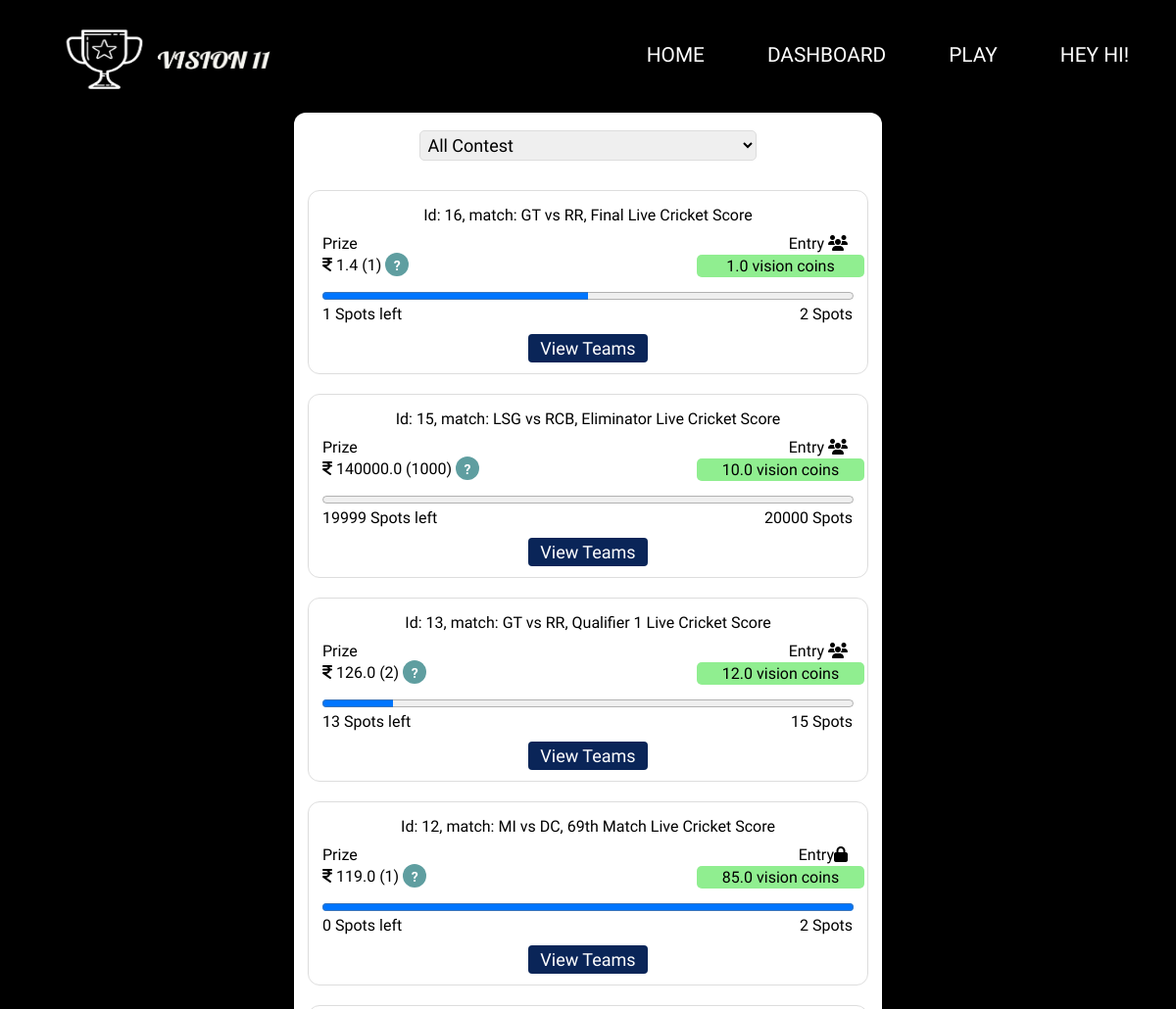
The page /mycontests (signed in, upper part) on the database as committed earlier.
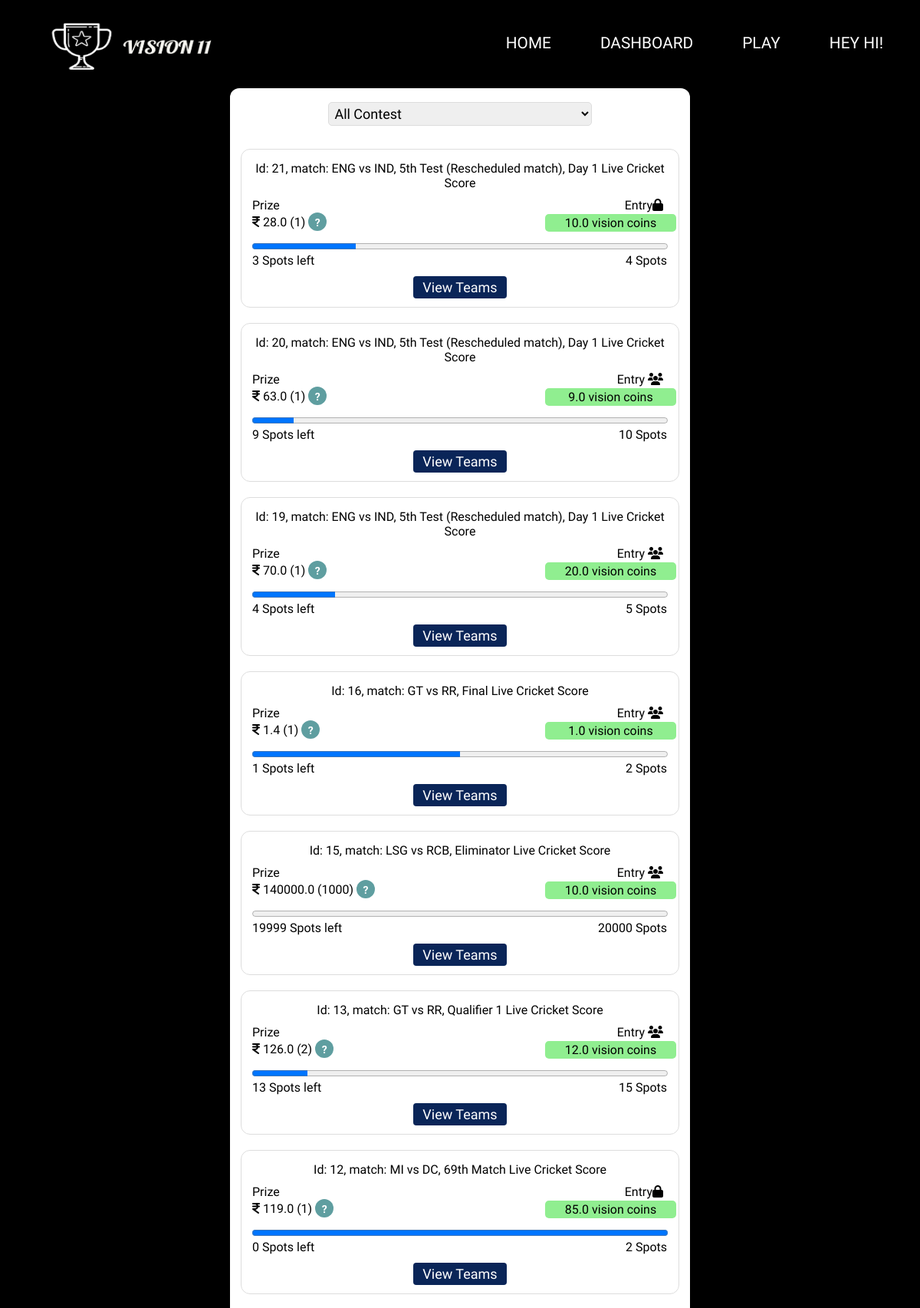
The same page on the database as committed later.
### mainAPP/models.py (models this page shows, shortened)
class Contest(models.Model):
    match_id = models.ForeignKey(
        Match,
        on_delete=models.CASCADE
    )
    user = models.ManyToManyField(
        User1,
        blank=True
    )
    entry_fee = models.FloatField(
        default=1
    )
    fee_type = models.CharField(
        max_length=20,
        default='vision candies'
    )
    length = models.IntegerField(
        default=1
    )
    price_fee = models.FloatField(
        default=0
    )
    teams = models.ManyToManyField(
        to=UserTeam,
        blank=True
    )
    reward_claimed = models.BooleanField(
        default=False
    )
    contest_type = models.CharField(
        default="public",
        max_length=25
    )
    password = models.CharField(
        max_length=128,
        null=True,
        blank=True
    )
    no_of_winners = models.IntegerField(
        default=1
    )
    price_distribution_array = models.TextField(
        null=True,
        blank=True
    )
    is_equal_distribute = models.BooleanField(
        default=True
    )

class Match(models.Model):
    url = models.TextField(
        unique=True
    )
    title = models.TextField(
        null=True,
        blank=True
    )
    time = models.DateTimeField()
    match_pause_time = models.DateTimeField(
        null=True,
        blank=True
    )
    name = models.CharField(
        max_length=100,
        null=True,
        blank=True
    )
    team1 = models.CharField(
        max_length=60,
        null=True,
        blank=True
    )
    team2 = models.CharField(
        max_length=60,
        null=True,
        blank=True
    )
    is_test_match = models.BooleanField(
        default=False
    )
    is_match_end = models.BooleanField(
        default=False
    )
    team1_img = models.TextField(
        null=True,
        blank=True
    )
    team2_img = models.TextField(
        null=True,
        blank=True
    )

### mainAPP/views.py (the view)
# urls.py: path('mycontests',views.RenderUserContest),
@login_required(login_url='/accounts/login')
def RenderUserContest(request):
    try:
        return vision11_render().render_usercontest(request)
    except:
        return redirect('/')

### templates/usercontest.html (shortened to what this page needs)
{% load static %}
<!DOCTYPE html>
<html lang="en">
<head>
    <link rel="stylesheet" href="{% static 'css/usercontest.css' %}">
    <link rel="stylesheet" href="https://stackpath.bootstrapcdn.com/font-awesome/4.7.0/css/font-awesome.min.css">
    <link rel="stylesheet" href="{% static 'css/navbar.css' %}">
</head>
<body>
    {% include 'navbar.html' %}
    <div class="multicolorbg">
        <div class="box" id="box">
            <select name="contestfilter" id="user_team" onchange="change_filter(id)">
                <option value="All Contest">All Contest</option>
              </select>
            <div class="allcontest" id="allcontest">
            {% for contest,slot,per in contests %}
                <div class="contest">
                    <div class="mathc_name">
                        <span>Id: {{ contest.id }}, match: {{ contest.match_id.title }}</span>
                    </div>
                    <div class="maincont">
                        <div class="heade">
                            <span class="prz">Prize</span>
                            {% if contest.contest_type == 'public' %}
                            <span class="entr">Entry <i class="fa fa-users" aria-hidden="true"></i>
                            </span>
                            {% else %}
                            <span class="entr">Entry<i class="fa fa-lock" aria-hidden="true"></i>
                            </span>
                            {% endif %}
                        </div>
                        <div class="money_container">
                            <span id="prize" class="prize"><i class="fa fa-inr" aria-hidden="true"></i>
                                {{ contest.price_fee }} ({{ contest.no_of_winners }})
                                <div class="help-tip" onclick="show_winners({{ contest.id }})">
                                </div>
                            </span>
                            <span id="entryfee1" class="entryfe">{{ contest.entry_fee }} {{ contest.fee_type }}</span>
                        </div>
                        <div class="progress_bar">
                            <progress id="prog1" value="{{ per }}" max="100" class="prog_bar"> 0% </progress>
                            <div class="spots">
                                <span id="spot_left1" class="spot_left">{{ slot }} Spots left</span>
                                <span id="total_spots1" class="total_spot">{{ contest.length }} Spots</span>
                            </div>
                        </div>
                        <div class="join">
                            <a href = "/contestdetails/contest={{ contest.id }}">View Teams</a>
                        </div>
                    </div>
                </div>
            {% endfor %}
            </div>
            </div>
        </div>
</body>
</html>

Rows that differ between the two databases and show on the page:
added Contest: id "21", match_id "ENG vs IND, 5th Test (Rescheduled match), Day 1 Live Cricket Score", contest_type "Entry", price_fee "28.0", no_of_winners "1", entry_fee "10.0", fee_type "vision coins", {{ per }} 25.0 (drawn), slot "3", length "4"
added Contest: id "20", match_id "ENG vs IND, 5th Test (Rescheduled match), Day 1 Live Cricket Score", contest_type "Entry", price_fee "63.0", no_of_winners "1", entry_fee "9.0", fee_type "vision coins", {{ per }} 10.0 (drawn), slot "9", length "10"
added Contest: id "19", match_id "ENG vs IND, 5th Test (Rescheduled match), Day 1 Live Cricket Score", contest_type "Entry", price_fee "70.0", no_of_winners "1", entry_fee "20.0", fee_type "vision coins", slot "4", length "5"
